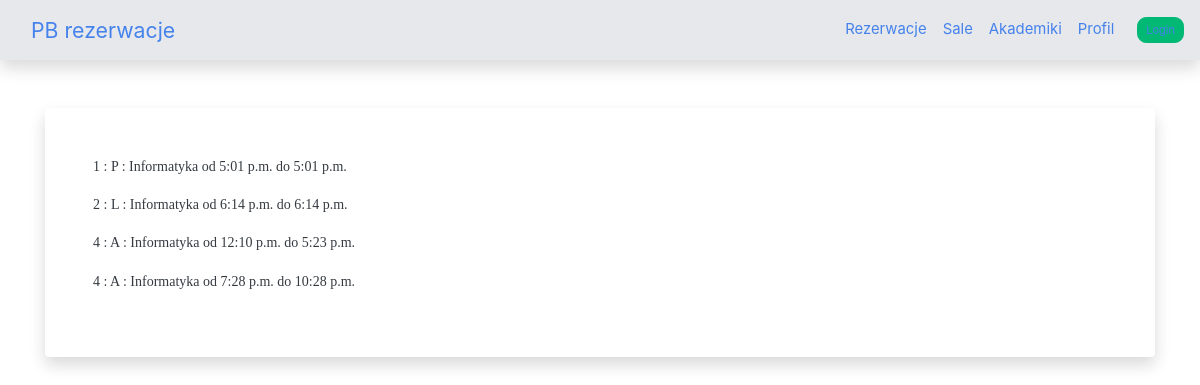
/reservations/, run on an earlier commit of the app's database.
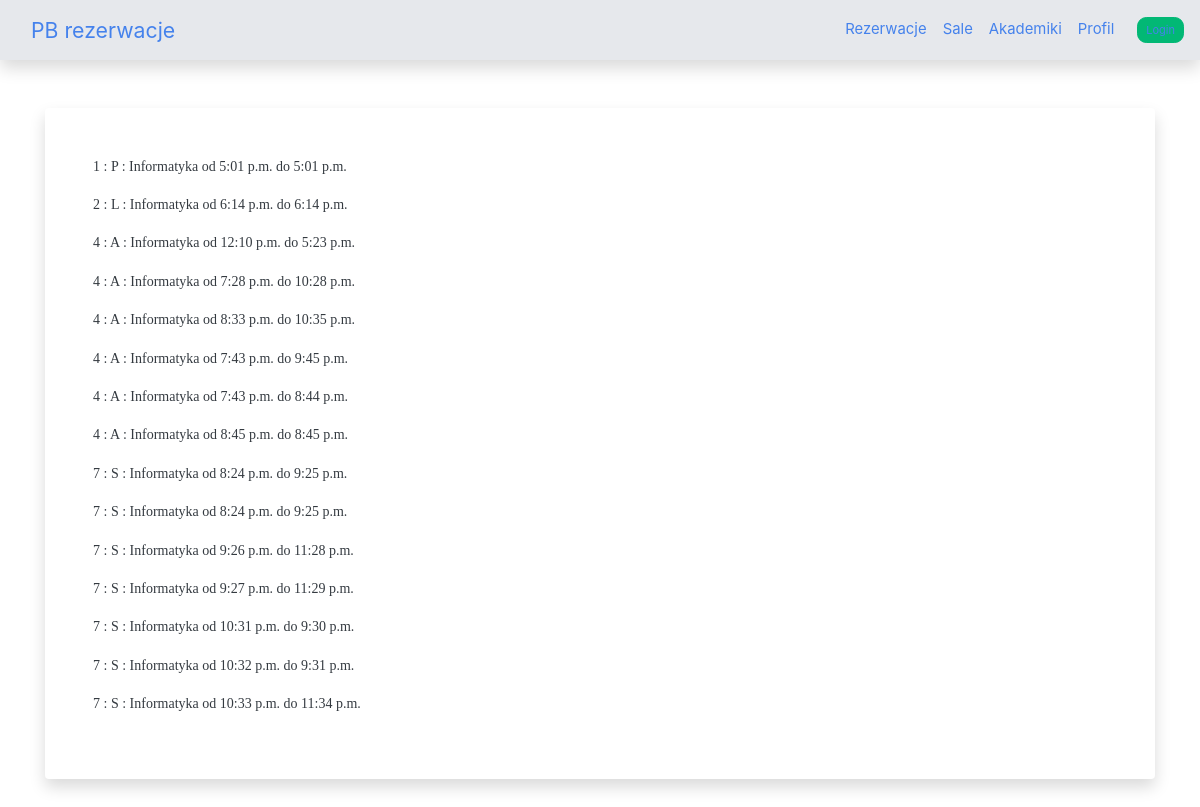
And on a later commit of the database.
### reservations/models.py (models this page shows, shortened)
class RezerwacjaSali(models.Model):
    status_labels = (
        ("Z", "Zaakceptowana"),
        ("O", "Odrzucona"),
        ("R", "W trakcie rozpatrywania")
    )
    id_rezerwacji_sali = models.AutoField(primary_key=True)
    id_pomieszczenia = models.ForeignKey(Pomieszczenie, on_delete=models.CASCADE)
    status = models.CharField(max_length=1, choices=status_labels, default="R")
    data_od = models.DateTimeField()
    data_do = models.DateTimeField()
    id_uzytkownika = models.ForeignKey(Uzytkownik,related_name="rezerwacje_sal", on_delete=models.CASCADE)
    data_wykonania_rezerwacji = models.DateTimeField(default=datetime.now())
    class Meta:
        verbose_name_plural = "Rezerwacje Sal"

class Pomieszczenie(models.Model):
    type_of_classroom = (
        ("S", "Sala"),
        ("L", "Laboratorium"),
        ("P", "Pracownia"),
        ("A", "Aula wykladowa")
    )
    id_pomieszczenia = models.AutoField(primary_key=True)
    id_wydzialu = models.ForeignKey(Wydzial, on_delete=models.CASCADE)
    opis = models.TextField()
    rodzaj_pom = models.CharField(max_length=1, choices=type_of_classroom, default="S")
    def __str__(self):
        return f' {self.id_pomieszczenia} : {self.rodzaj_pom} : {self.id_wydzialu}'
    class Meta:
        verbose_name_plural = "Pomieszczenia"

class Wydzial(models.Model):
    id_wydzialu = models.AutoField(primary_key=True)
    nazwa_wydzialu = models.CharField(max_length=30)
    def __str__(self):
        return f'{self.nazwa_wydzialu}'
    class Meta:
        verbose_name_plural = "Wydziały"

### reservations/views.py (the view)
# urls.py: path('', include('reservations.urls'))
def reservations(request):
    all_reservations = RezerwacjaSali.objects.all()
    context = {
        "lista_rezerwacji": all_reservations
    }
    return render(request, 'reservations/reservation_list.html', context)

### reservations/templates/reservations/reservation_list.html
{% extends "generic_site.html" %}
{% block contents %}
    {% for element in lista_rezerwacji %}
        <p>{{ element.id_pomieszczenia }} od {{ element.data_od.time }} do {{ element.data_do.time }}</p>
    {% endfor %}
{% endblock contents %}

### templates/generic_site.html (shortened to what this page needs)
<!DOCTYPE html>
<html lang="en" xmlns="http://www.w3.org/1999/html">
<head>
    <link rel="stylesheet" href="https://bootswatch.com/4/litera/bootstrap.min.css">
</head>
<body>
{% load static %}
<nav id="navbar" class="navbar navbar-expand-lg static-top shadow">
    <div id="navbar" class="container">
        <a class="navbar-brand" href={% url 'reservations_index' %}>{{ title|default:"PB rezerwacje" }}</a>
        <div class="collapse navbar-collapse" id="navbarResponsive">
            <ul class="navbar-nav ml-auto">
                {% block navbar %}
                    <li class="nav-item">
                        <a class="nav-link" id="io_skrypt" href={% url 'current_reservations' %}>Rezerwacje</a>
                    </li>
                    <li class="nav-item">
                        <a class="nav-link" href={% url 'plan' %}>Sale</a>
                    </li>
                    <li class="nav-item">
                        <a class="nav-link" href={% url 'akademiki' %}>Akademiki</a>
                    </li>
                    <li class="nav-item">
                        <a class="nav-link" href={% url 'profil' %}>Profil</a>
                    </li>
                    </ul>
                    </div>
                    </div>
                    {% if user.is_authenticated %}
                        <span style="margin-right: 4px; font-family: Helvetica,monospace; font-size: medium"> {{ user.get_username }} </span>
                        <a href="{% url 'logout' %}?next={{ request.path }}">
                            <button type="button" class="btn btn-danger btn-sm">Logout</button>
                        </a>
                    {% else %}
                        <button type="button" class="btn btn-success btn-sm">
                            <a href="{% url 'login' %}?next={{ request.path }}">Login</a>
                        </button>
                    {% endif %}
                    </nav>
                {% endblock %}
<div class="container">
    <div class="card border-0 shadow my-5">
        <div class="card-body p-5">
            {% block contents %}{% endblock %}
        </div>
    </div>
</div>
</body>
</html>

### templates/generic_site.html (style rules this page uses)
html { background: url('https://source.unsplash.com/twukN12EN7c/1920x1080') no-repeat center center fixed; -webkit-background-size: cover; -moz-background-size: cover; -o-background-size: cover; background-size: cover; }
body { background: url('https://source.unsplash.com/twukN12EN7c/1920x1080') no-repeat center center fixed; background-size: auto; -family: -apple-system, BlinkMacSystemFont, 'Segoe WPC', 'Segoe UI', 'Ubuntu', 'Droid Sans', sans-serif; font-size: 14px; line-height: 1.6; -webkit-background-size: cover; -moz-background-size: cover; -o-background-size: cover; background-size: cover; }
#navbar { background: rgb(230, 232, 236); }

What changed in the data, as far as the page shows it:
added RezerwacjaSali: id_pomieszczenia "4 : A : Informatyka", data_od.time "8:33 p.m.", data_do.time "10:35 p.m."
added RezerwacjaSali: id_pomieszczenia "4 : A : Informatyka", data_od.time "7:43 p.m.", data_do.time "9:45 p.m."
added RezerwacjaSali: id_pomieszczenia "4 : A : Informatyka", data_od.time "7:43 p.m.", data_do.time "8:44 p.m."
added RezerwacjaSali: id_pomieszczenia "4 : A : Informatyka", data_od.time "8:45 p.m.", data_do.time "8:45 p.m."
added RezerwacjaSali: id_pomieszczenia "7 : S : Informatyka", data_od.time "8:24 p.m.", data_do.time "9:25 p.m."
added RezerwacjaSali: id_pomieszczenia "7 : S : Informatyka", data_od.time "8:24 p.m.", data_do.time "9:25 p.m."
added RezerwacjaSali: id_pomieszczenia "7 : S : Informatyka", data_od.time "9:26 p.m.", data_do.time "11:28 p.m."
added RezerwacjaSali: id_pomieszczenia "7 : S : Informatyka", data_od.time "9:27 p.m.", data_do.time "11:29 p.m."
added RezerwacjaSali: id_pomieszczenia "7 : S : Informatyka", data_od.time "10:31 p.m.", data_do.time "9:30 p.m."
added RezerwacjaSali: id_pomieszczenia "7 : S : Informatyka", data_od.time "10:32 p.m.", data_do.time "9:31 p.m."
added RezerwacjaSali: id_pomieszczenia "7 : S : Informatyka", data_od.time "10:33 p.m.", data_do.time "11:34 p.m."
